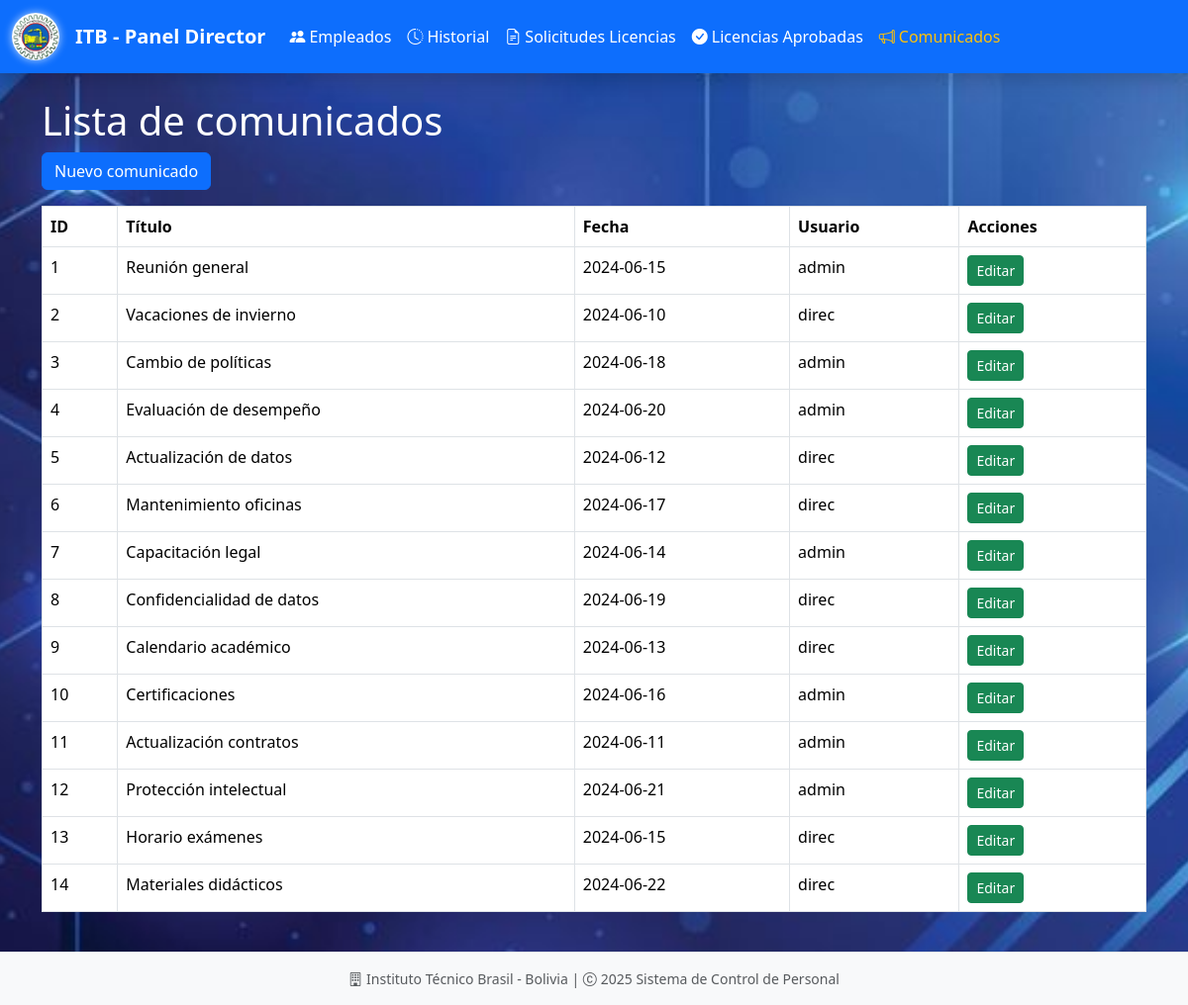
The app's page /director/comunicados/ with its own data.
### models/comunicado_model.py (models this page shows, shortened)
class Comunicado(db.Model):
    __tablename__ = "comunicados"
    id = db.Column(db.Integer, primary_key=True)
    titulo = db.Column(db.String(150), nullable=False)
    contenido = db.Column(db.Text, nullable=False)
    fecha_publicacion = db.Column(db.Date, nullable=False, default=date.today)
    usuario_id = db.Column(db.Integer, db.ForeignKey('usuarios.id'), nullable=False)
    usuario = db.relationship('Usuario', back_populates='comunicados')
    @staticmethod
    def get_all():
        return Comunicado.query.all()

### models/usuario_model.py (models this page shows, shortened)
class Usuario(db.Model):
    __tablename__ = "usuarios"
    id = db.Column(db.Integer, primary_key=True)
    username = db.Column(db.String(50), nullable=False, unique=True)
    password = db.Column(db.String(255), nullable=False)
    empleado_id = db.Column(db.Integer, db.ForeignKey('empleados.id'), nullable=False)
    rol_id = db.Column(db.Integer, db.ForeignKey('roles.id'), nullable=False)
    rol = db.relationship('Rol', back_populates='usuarios')
    empleado = db.relationship('Empleado', back_populates='usuarios')
    comunicados = db.relationship('Comunicado', back_populates='usuario', cascade='all, delete-orphan')
    historiales = db.relationship('Historial', back_populates='usuario', cascade='all, delete-orphan')
    def delete(self):
        db.session.delete(self)
        db.session.commit()

### controllers/comunicado_controller.py (the view)
@comunicado_director_bp.route('/')
def index_director():
    comunicados = Comunicado.get_all()
    return comunicado_view.director_list(comunicados)

### run.py (called while the page is built)
@app.context_processor
def inject_active_path():
    def is_active(path):
        return 'active' if request.path == path else ''
    return(dict(is_active = is_active))

### views/comunicado_view.py (called while the page is built)
def director_list(comunicados):
    return render_template("director/comunicado/index.html", comunicados=comunicados)

### templates/director/comunicado/index.html (shortened to what this page needs)
{% extends 'director/base.html' %}
{% block content %}
<h1>Lista de comunicados</h1>
<a href="{{ url_for('comunicado_director.create_director') }}" class="btn btn-primary mb-3">Nuevo comunicado</a>
<table class="table table-bordered">
    <thead>
        <tr>
            <th>ID</th><th>Título</th><th>Fecha</th><th>Usuario</th><th>Acciones</th>
        </tr>
    </thead>
    <tbody>
        {% for com in comunicados %}
        <tr>
            <td>{{ com.id }}</td>
            <td>{{ com.titulo }}</td>
            <td>{{ com.fecha_publicacion }}</td>
            <td>{{ com.usuario.username }}</td>
            <td>
                <a href="{{ url_for('comunicado_director.edit_director', id=com.id) }}" class="btn btn-sm btn-success">Editar</a>
            </td>
        </tr>
        {% endfor %}
    </tbody>
</table>
{% endblock %}

### static/style/style_director.css (style rules this page uses)
:root { --primary-color: #0d6efd; --secondary-color: #6c757d; --success-color: #198754; --info-color: #0dcaf0; --warning-color: #ffc107; --danger-color: #dc3545; --light-color: #f8f9fa; --dark-color: #212529; --page-bg: url('/static/images/background.jpg') no-repeat center center fixed; --page-bg-size: cover; }
body { font-family: 'Segoe UI', Tahoma, Geneva, Verdana, sans-serif; background: var(--page-bg); background-size: var(--page-bg-size); color: #ffffff; min-height: 100vh; display: flex; flex-direction: column; }

### records on screen
Comunicado: id "1", titulo "Reunión general", fecha_publicacion "2024-06-15", usuario.username "admin"
Comunicado: id "2", titulo "Vacaciones de invierno", fecha_publicacion "2024-06-10", usuario.username "direc"
Comunicado: id "3", titulo "Cambio de políticas", fecha_publicacion "2024-06-18", usuario.username "admin"
Comunicado: id "4", titulo "Evaluación de desempeño", fecha_publicacion "2024-06-20", usuario.username "admin"
Comunicado: id "5", titulo "Actualización de datos", fecha_publicacion "2024-06-12", usuario.username "direc"
Comunicado: id "6", titulo "Mantenimiento oficinas", fecha_publicacion "2024-06-17", usuario.username "direc"
Comunicado: id "7", titulo "Capacitación legal", fecha_publicacion "2024-06-14", usuario.username "admin"
Comunicado: id "8", titulo "Confidencialidad de datos", fecha_publicacion "2024-06-19", usuario.username "direc"
Comunicado: id "9", titulo "Calendario académico", fecha_publicacion "2024-06-13", usuario.username "direc"
Comunicado: id "10", titulo "Certificaciones", fecha_publicacion "2024-06-16", usuario.username "admin"
Comunicado: id "11", titulo "Actualización contratos", fecha_publicacion "2024-06-11", usuario.username "admin"
Comunicado: id "12", titulo "Protección intelectual", fecha_publicacion "2024-06-21", usuario.username "admin"
Comunicado: id "13", titulo "Horario exámenes", fecha_publicacion "2024-06-15", usuario.username "direc"
Comunicado: id "14", titulo "Materiales didácticos", fecha_publicacion "2024-06-22", usuario.username "direc"
